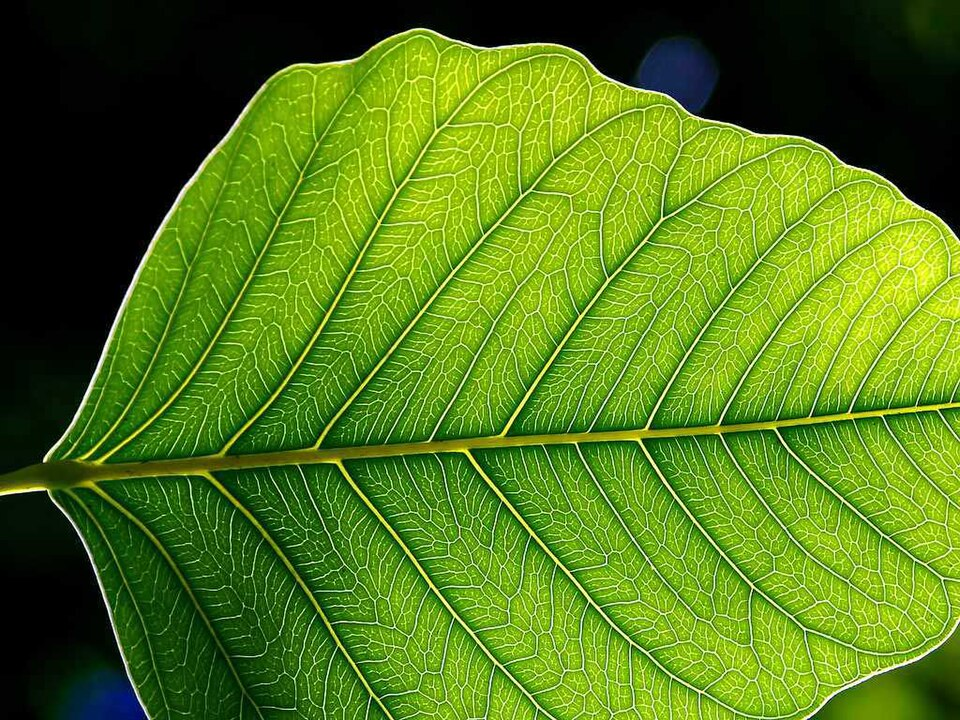
#> input picture images/leaf.jpg, 960 x 720 px, found by its file name
$ python task3v2.py
#> lines starting #> are read from the running program, lines starting #| are printed output that depends on the picture; after the words box and inside, x2 and y2 are one past the last pixel; in counts of white or black regions, pixels touching at a corner belong together
import numpy as np
import cv2
import matplotlib.pyplot as plt
from scipy import ndimage as ndi
from skimage.segmentation import watershed
from skimage.feature import peak_local_max
from skimage import morphology
from skimage.measure import label


def erode(img, k_s=3, it=1):
    kernel = np.ones((k_s, k_s), 'uint8')
    erode_img = cv2.erode(img, kernel, iterations=it)
    return erode_img


def dilate(img, k_s=3, it=1):
    kernel = np.ones((k_s, k_s), 'uint8')
    dilate_img = cv2.dilate(img, kernel, iterations=it)
    return dilate_img


def del_small_areas(thresh, area_black=100, area_white=100):
    result = morphology.remove_small_objects(label(thresh), area_white)
    result[result > 0] = 255
    result = morphology.remove_small_objects(label(255 - result), area_black)
    result[result > 0] = 255
    result = 255 - result
    return result


def watershed_for_channel(channel_img):
    # Адаптивный порог (инвертированный бинарный)
    thresh_local_1 = cv2.adaptiveThreshold(channel_img, 255,
                                           cv2.ADAPTIVE_THRESH_MEAN_C,
                                           cv2.THRESH_BINARY_INV,
                                           5, 25)

    # Морфологическая обработка для удаления шумов и мелких объектов
    thresh_local = del_small_areas(erode(dilate(thresh_local_1)))

    # Расчет расстояния до ближайшего нулевого пикселя (distance transform)
    distance = ndi.distance_transform_edt(thresh_local)

    # Поиск локальных максимумов на distance map — маркеры для watershed
    local_max = peak_local_max(distance,
                               min_distance=10,
                               footprint=np.ones((3, 3)),
                               labels=thresh_local.astype(np.int32))

    mask = np.zeros(distance.shape, dtype=bool)
    mask[tuple(local_max.T)] = True
    markers, _ = ndi.label(mask)

    # Запуск watershed сегментации (отрицание distance для поиска впадин)
    labels = watershed(-distance, markers, mask=thresh_local)

    return labels


def combine_labels(labels_channels):
    # labels_channels - список из 3 массивов одинакового размера (R,G,B)
    h, w = labels_channels[0].shape
    combined = np.stack(labels_channels, axis=-1)  # shape (h,w,3)

    # Преобразуем каждый кортеж меток в одно число — с помощью view или structured array
    # Для простоты — сделаем строковое представление и потом факторизируем
    flat_labels = combined.reshape(-1, 3)
    tuples = [tuple(x) for x in flat_labels]

    # Факторизация уникальных комбинаций
    unique_tuples, inverse = np.unique(tuples, return_inverse=True, axis=0)

    # Итоговое изображение с метками
    result = inverse.reshape(h, w)

    return result


if __name__ == "__main__":
    img = cv2.imread('C:/Users/dania/PycharmProjects/pythonProject/segmentation/images/leaf.jpg')
#> img is the input picture: shape (720, 960, 3); mean B, G, R 24.7, 120.9, 82.8
    if img is None:
        raise FileNotFoundError("Изображение не найдено. Проверьте путь к файлу.")

    # OpenCV читает в формате BGR — меняем порядок на RGB для удобства
    img_rgb = cv2.cvtColor(img, cv2.COLOR_BGR2RGB)

    channels = cv2.split(img_rgb)  # R,G,B каналы

    labels_channels = []
    contours_images = []

    for i, ch in enumerate(channels):
        labels = watershed_for_channel(ch)
        labels_channels.append(labels)

        # Нарисуем контуры сегментов для каждого канала
        contour_img = cv2.cvtColor(ch.copy(), cv2.COLOR_GRAY2RGB)
        for label_val in np.unique(labels):
            if label_val == 0:
                continue
            mask = np.zeros(labels.shape, dtype="uint8")
            mask[labels == label_val] = 255
            cnts = cv2.findContours(mask.copy(), cv2.RETR_EXTERNAL,
                                    cv2.CHAIN_APPROX_SIMPLE)
            cnts = cnts[0] if len(cnts) == 2 else cnts[1]
            cv2.drawContours(contour_img, cnts, -1, (0, 255, 0), 1)
        contours_images.append(contour_img)
#> this loop made 3 passes
#> pass 1, in watershed_for_channel, `thresh_local_1 = cv2.adaptiveThreshold(channel_img, 255, cv2.ADAPTIVE_..`:
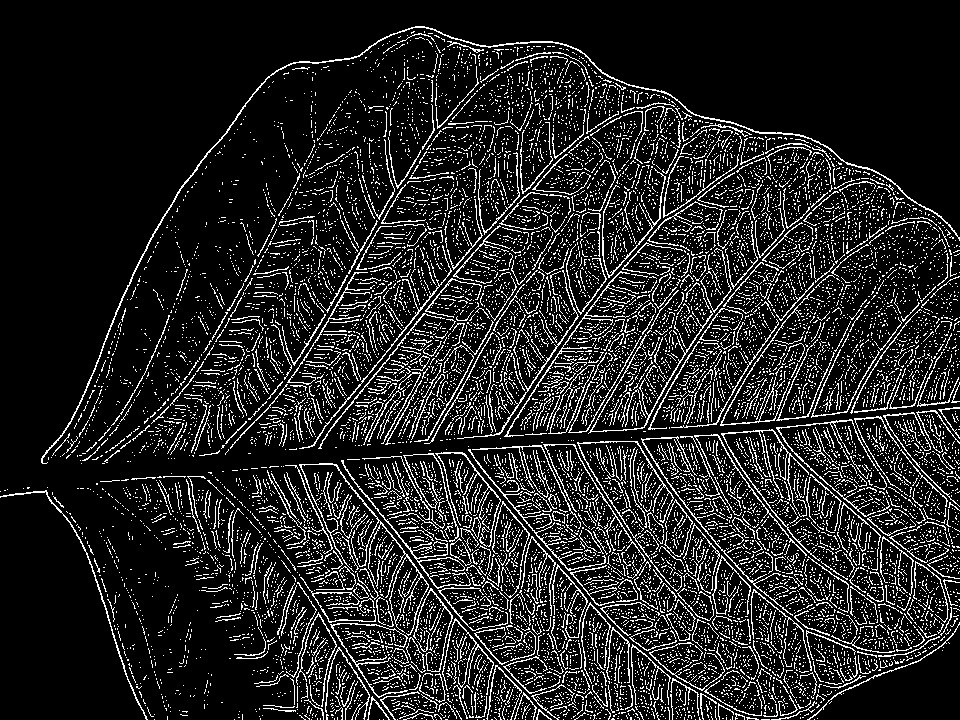
#> thresh_local_1: shape (720, 960); 13.6% white in thin lines or dots
#> pass 1, in dilate, `dilate_img = cv2.dilate(img, kernel, iterations=it)`:
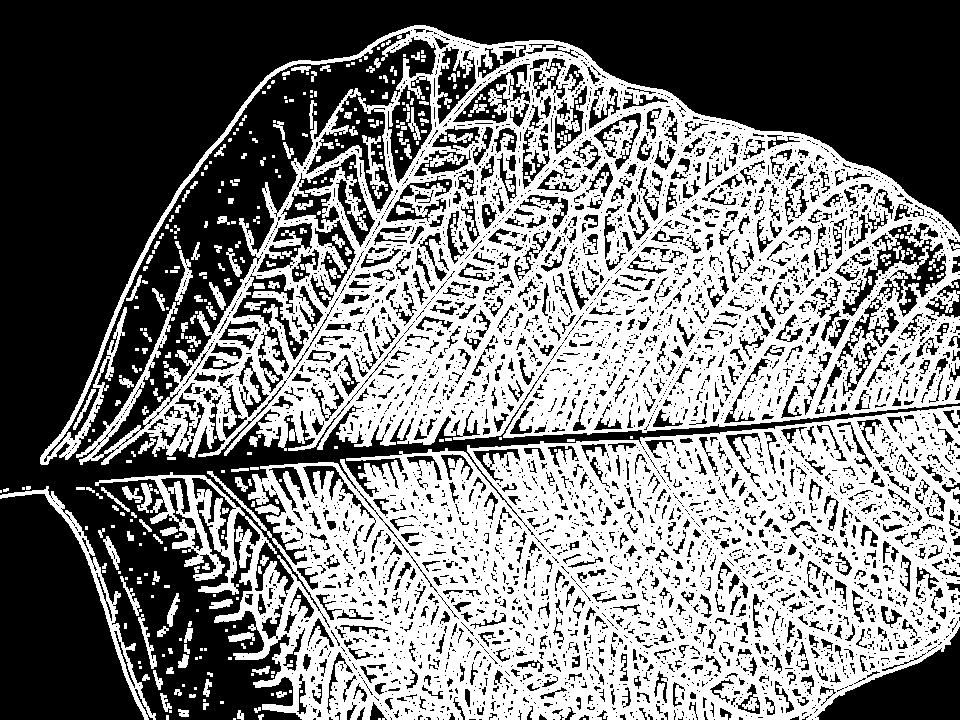
#> dilate_img: shape (720, 960); 49.3% white; 437 white regions (263 under 20 px), largest, box (x1, y1, x2, y2) and area: (40, 25, 960, 465) 168035, (95, 406, 960, 720) 156905, (0, 486, 156, 720) 2358
#> pass 1, in del_small_areas, `result = morphology.remove_small_objects(label(thresh), area_white)`:
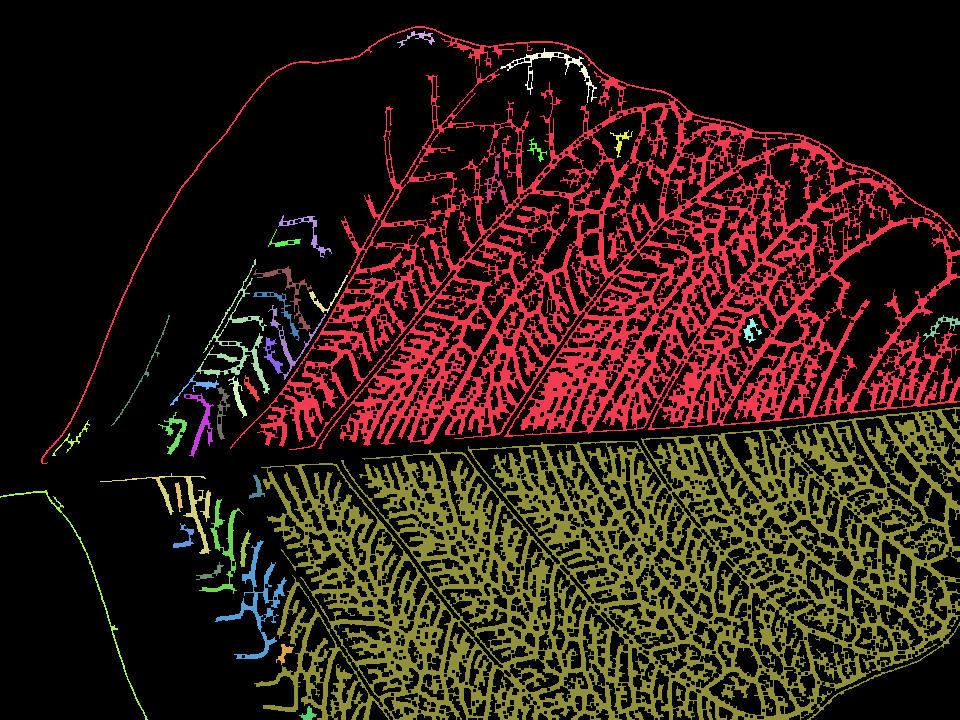
#> result: shape (720, 960) int64; 37 distinct labels, from 0 to 2700; one colour per label, 0 black
#> after the loop:
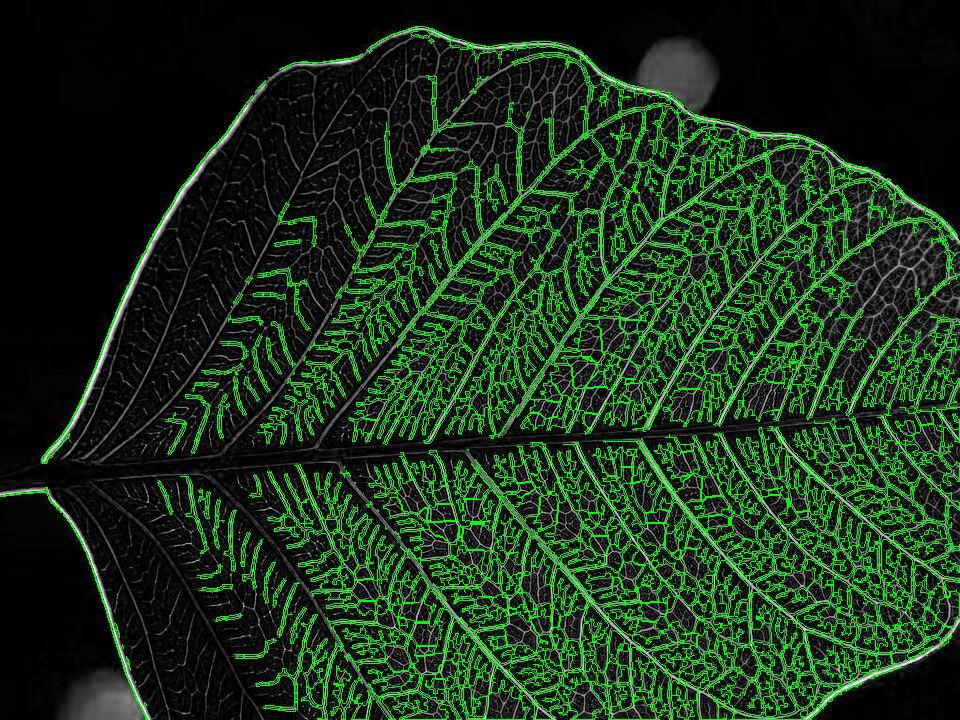
#> contour_img: shape (720, 960, 3); mean B, G, R 22.3, 48.8, 22.3
#> after the loop:
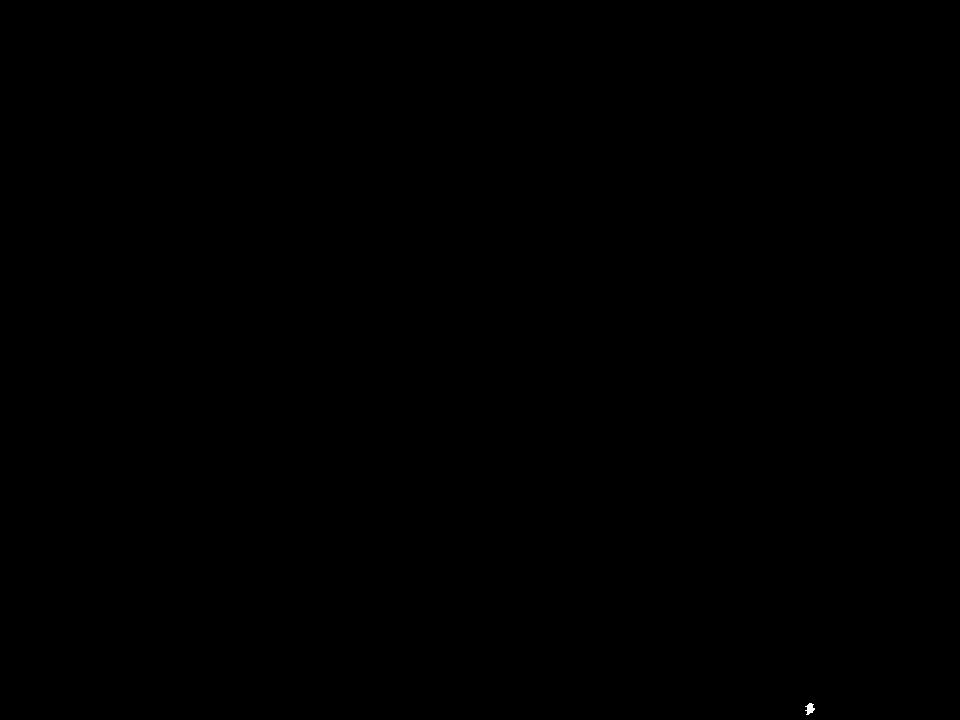
#> mask: shape (720, 960); 0.01% white; 1 white region, box (x1, y1, x2, y2) and area: (805, 703, 815, 715) 72
#> after the loop, contours_images = 3 items; labels_channels = 3 items

    # Визуализация результатов
    fig, axes = plt.subplots(4, 3, figsize=(15, 12))
    channel_names = ['Red', 'Green', 'Blue']

    for i in range(3):
        ax = axes[0,i]
        ax.imshow(channels[i], cmap='gray')
        ax.set_title(f'{channel_names[i]} channel')
        ax.axis('off')

        ax = axes[1,i]
        ax.imshow(labels_channels[i], cmap='nipy_spectral')
        ax.set_title(f'Watershed labels ({channel_names[i]})')
        ax.axis('off')

        ax = axes[2,i]
        ax.imshow(contours_images[i])
        ax.set_title(f'Contours ({channel_names[i]})')
        ax.axis('off')

        # Дополнительно: показать оригинальный канал с наложенными seed точками (маркерами)
        # Можно добавить при необходимости

    # Последняя строка — оригинальное RGB изображение для сравнения
    for i in range(3):
        axes[3,i].imshow(img_rgb)
        axes[3,i].set_title('Original RGB image')
        axes[3,i].axis('off')

    plt.tight_layout()
    plt.show()

    # Использование:
    final_labels = combine_labels(labels_channels)
#> in combine_labels, `tuples = [tuple(x) for x in flat_labels]`: tuples = 691200 items
#> in combine_labels, `result = inverse.reshape(h, w)`:
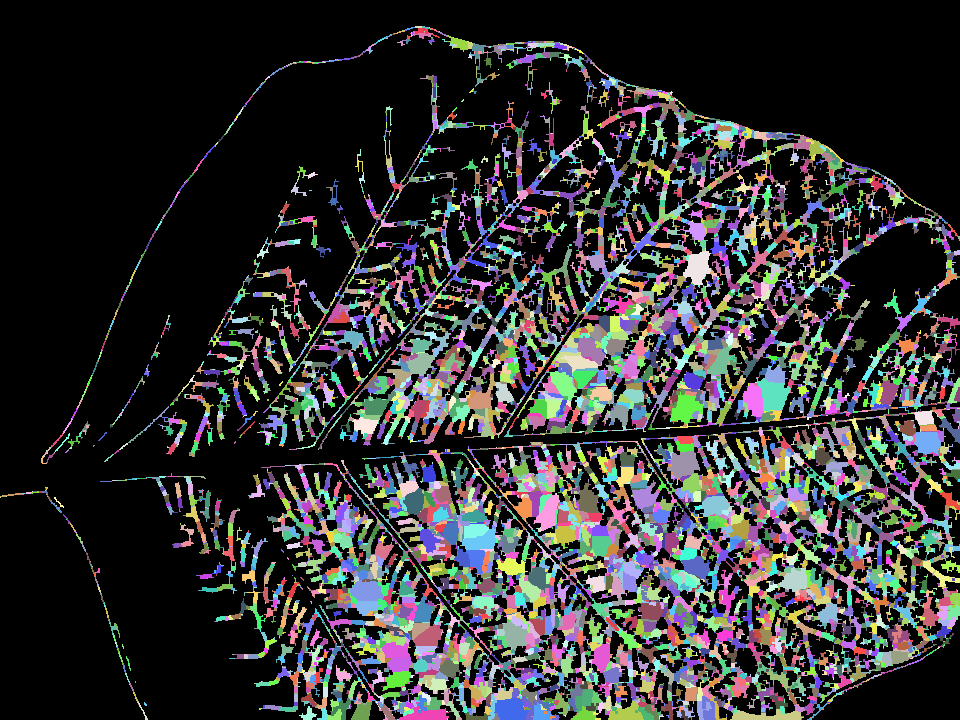
#> result: shape (720, 960) int64; 10336 distinct labels, from 0 to 10335; one colour per label, 0 black

    plt.figure(figsize=(8, 6))
    plt.imshow(final_labels, cmap='nipy_spectral')
    plt.title('Combined segmentation labels')
    plt.axis('off')
    plt.show()
